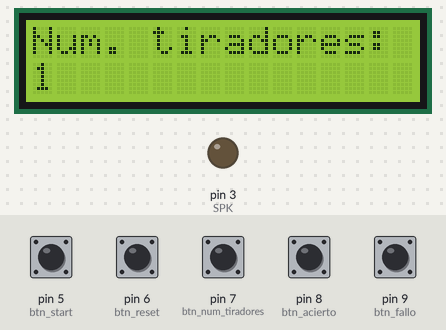
Recording of a sketch running on a simulated Arduino Uno, built with avr-gcc and run on an emulated ATmega328P. Parts: 16×2 character LCD, output pins drawn as LEDs (lit = HIGH). The inputs (shaded band) are chosen by the test bench; at power-on: pin 5 (btn_start), pin 6 (btn_reset), pin 7 (btn_num_tiradores), pin 8 (btn_acierto), pin 9 (btn_fallo) HIGH. What the sketch prints to the serial monitor is not drawn.

Above: at 3.6 s.
3.7 s: pin 5 (btn_start) pulled LOW for 0.15 s
At 5.8 s:
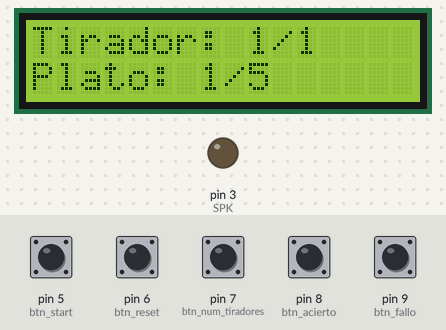
6.7 s: pin 8 (btn_acierto) pulled LOW for 0.15 s
At 7.6 s:
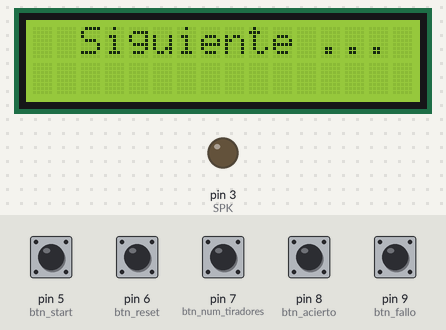
9.5 s: pin 9 (btn_fallo) pulled LOW for 0.15 s
At 11.3 s:
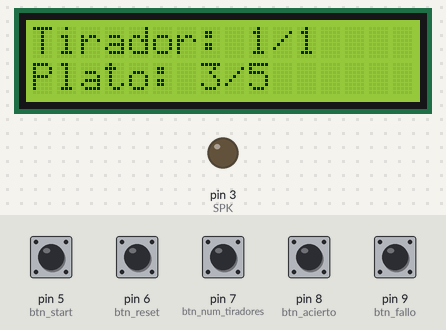
12.3 s: pin 8 (btn_acierto) pulled LOW for 1 s
At 14.4 s:
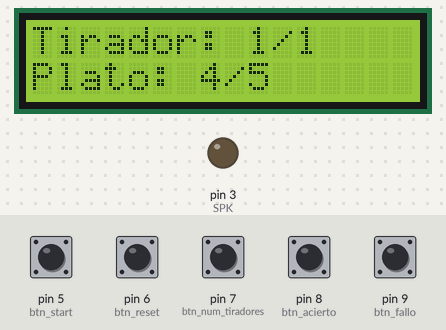
15.1 s: pin 9 (btn_fallo) pulled LOW for 1 s
At 17.5 s:
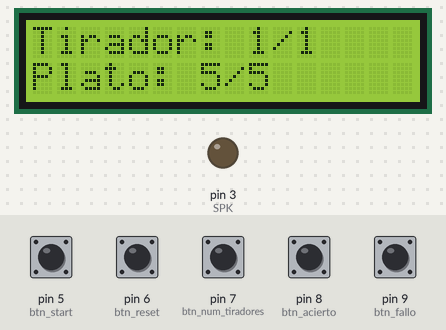
17.9 s: pin 8 (btn_acierto) pulled LOW for 0.15 s
At 21.2 s:
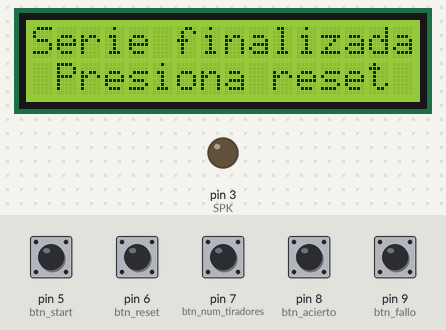
Timing chart, 0 to 22.0 s (numbered marks = the images above; inputs shaded):
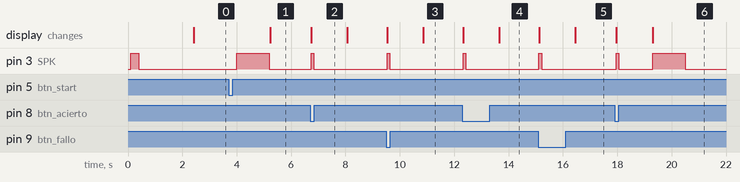

The sketch:

mando_campo_tiro.ino
```cpp
#include <LiquidCrystal_I2C.h>
#include <Wire.h>
#include <SoftwareSerial.h>   // Incluimos la librería  SoftwareSerial

//pantalla
LiquidCrystal_I2C lcd(0x27, 16, 2);

//bluetoth
SoftwareSerial BT(12,11);    // Definimos los pines RX y TX del Arduino conectados al Bluetooth
String readString;

int SPK = 3;
int btn_num_tiradores = 7;
int btn_start = 5;
int btn_reset = 6;
int btn_acierto =8 ;
int btn_fallo = 9;
int btn_atras = 10;

// variables globales
int NUM_TIRADORES = 1;
int NUM_PLATOS = 5;
int tirador = 1;
int plato = 1;
int mensaje_empezar = 0;

// estados
boolean ESTADO_SELECCION = true;
boolean ESTADO_EMPEZAR = false;
boolean ESTADO_FINALIZADO = false;

//puntuacion
int puntos[6][25] = {{-1,-1,-1,-1,-1,-1,-1,-1,-1,-1,-1,-1,-1,-1,-1,-1,-1,-1,-1,-1,-1,-1,-1,-1,-1}
                    ,{-1,-1,-1,-1,-1,-1,-1,-1,-1,-1,-1,-1,-1,-1,-1,-1,-1,-1,-1,-1,-1,-1,-1,-1,-1}
                    ,{-1,-1,-1,-1,-1,-1,-1,-1,-1,-1,-1,-1,-1,-1,-1,-1,-1,-1,-1,-1,-1,-1,-1,-1,-1}
                    ,{-1,-1,-1,-1,-1,-1,-1,-1,-1,-1,-1,-1,-1,-1,-1,-1,-1,-1,-1,-1,-1,-1,-1,-1,-1}
                    ,{-1,-1,-1,-1,-1,-1,-1,-1,-1,-1,-1,-1,-1,-1,-1,-1,-1,-1,-1,-1,-1,-1,-1,-1,-1}
                    ,{-1,-1,-1,-1,-1,-1,-1,-1,-1,-1,-1,-1,-1,-1,-1,-1,-1,-1,-1,-1,-1,-1,-1,-1,-1}
                    };

void setup() {
  Serial.begin(9600);
  pinMode(SPK, OUTPUT);
  pinMode(btn_num_tiradores, INPUT_PULLUP);
  pinMode(btn_start, INPUT_PULLUP);
  pinMode(btn_reset, INPUT_PULLUP);
  pinMode(btn_acierto, INPUT_PULLUP);
  pinMode(btn_fallo, INPUT_PULLUP);
  pinMode(btn_atras, INPUT_PULLUP);

  // Inicializar el LCD
  lcd.init();
  //Encender la luz de fondo.
  lcd.backlight();
  // Escribimos el Mensaje en el LCD.
  lcd.setCursor(0,0);
  lcd.print("  CLUB DE TIRO  ");
  lcd.setCursor(0,1);
  lcd.print("  LES PEDRERES  ");
  digitalWrite(SPK, HIGH);
  delay(300);
  digitalWrite(SPK, LOW);

  // Damos 3 segundos de delay y empezamos
  delay(2000);
  lcd.clear();
  lcd.print("Num. tiradores:");
  lcd.setCursor(0,1);
  lcd.print(NUM_TIRADORES);
}

void loop() {

  // seleccion del numero de tiradores
  if (ESTADO_SELECCION == true){

    if (digitalRead(btn_num_tiradores) == LOW) {
      NUM_TIRADORES += 1;

      if (NUM_TIRADORES == 7){NUM_TIRADORES=1;}

      lcd.setCursor(0,1);
      lcd.print(NUM_TIRADORES);
      digitalWrite(SPK, HIGH);
      delay(100);
      digitalWrite(SPK, LOW);
      delay(300);
    }

    if (digitalRead(btn_start) == LOW) {
      delay(300);
      ESTADO_SELECCION = false;
      ESTADO_EMPEZAR = true;
    }


  }

  // empezamos la partida
  if (ESTADO_EMPEZAR == true){

    digitalWrite(SPK, HIGH);
    delay(1200);
    digitalWrite(SPK, LOW);

    for (plato=1; plato<=NUM_PLATOS; plato++){
      for(tirador=1; tirador<=NUM_TIRADORES; tirador++){
          lcd.clear();
          lcd.print("Tirador: " + String(tirador) + "/" + String(NUM_TIRADORES));
          lcd.setCursor(0,1);
          lcd.print("Plato: " + String(plato) + "/" + String(NUM_PLATOS));

          Serial.print("Tirador: ");
          Serial.print(tirador);
          Serial.print(" Plato: ");
          Serial.println(plato);

          while(1){
            //esperamos a que se pulse ACIERTO o FALLO
            if (digitalRead(btn_acierto) == LOW || digitalRead(btn_fallo) == LOW) {
              lcd.clear();
              lcd.print("  Siguiente ... ");
              digitalWrite(SPK, HIGH);
              delay(100);
              digitalWrite(SPK, LOW);
              delay(1200);
              break;
            }
            delay(50);
          }//fin while

        }
    }
    ESTADO_FINALIZADO = true;
    ESTADO_EMPEZAR = false;
  }

  if (ESTADO_FINALIZADO == true){
    lcd.clear();
    lcd.print("Serie finalizada");
    lcd.setCursor(0,1);
    lcd.print(" Presiona reset ");

    digitalWrite(SPK, HIGH);
    delay(1200);
    digitalWrite(SPK, LOW);


    while(1){
      //esperamos a que se pulse RESET
      if (digitalRead(btn_reset) == LOW) {

        ESTADO_FINALIZADO = false;
        ESTADO_SELECCION = true;
        NUM_TIRADORES = 1;

        lcd.clear();
        lcd.print("Num. tiradores:");
        lcd.setCursor(0,1);
        lcd.print(NUM_TIRADORES);

        delay(1000);
        break;
      }
      delay(50);
   }//fin while
 }

  // ...
}
```

Measured:
- after the input at 3.7 s, pin 3 (SPK): LOW → HIGH after 0.30 s, → LOW 1.2 s later; the display: changes after 1.5 s (image 1)
- after the input at 6.7 s, pin 3 (SPK): LOW → HIGH at once, → LOW 0.10 s later; the display: changes at once (image 2)
- after the input at 9.5 s, pin 3 (SPK): LOW → HIGH at once, → LOW 0.10 s later; the display: first changes at once (image 3 shows a later state)
- after the input at 12.3 s, pin 3 (SPK): LOW → HIGH at once, → LOW 0.10 s later; the display: first changes at once (image 4 shows a later state)
- after the input at 15.1 s, pin 3 (SPK): LOW → HIGH at once, → LOW 0.10 s later; the display: first changes at once (image 5 shows a later state)
- after the input at 17.9 s, pin 3 (SPK): LOW → HIGH after 0.06 s, → LOW 0.10 s later, → HIGH 1.2 s later, → LOW 1.2 s later; the display: first changes after 0.06 s (image 6 shows a later state)
